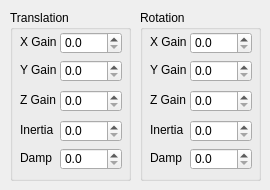
        <widget class="QWidget" name="BCIForce">
         <attribute name="title">
          <string>Force</string>
         </attribute>
         <widget class="QGroupBox" name="BCIForceTranslationGroup">
          <property name="geometry">
           <rect>
            <x>10</x>
            <y>10</y>
            <width>121</width>
            <height>171</height>
           </rect>
          </property>
          <property name="title">
           <string>Translation</string>
          </property>
          <widget class="QLabel" name="BCIForceTranslationXGainLabel">
           <property name="geometry">
            <rect>
             <x>10</x>
             <y>24</y>
             <width>41</width>
             <height>16</height>
            </rect>
           </property>
           <property name="text">
            <string>X Gain</string>
           </property>
          </widget>
          <widget class="QDoubleSpinBox" name="BCIForceTranslationZGain">
           <property name="geometry">
            <rect>
             <x>50</x>
             <y>80</y>
             <width>62</width>
             <height>22</height>
            </rect>
           </property>
           <property name="decimals">
            <number>1</number>
           </property>
          </widget>
          <widget class="QLabel" name="BCIForceTranslationZGainLabel">
           <property name="geometry">
            <rect>
             <x>10</x>
             <y>82</y>
             <width>41</width>
             <height>16</height>
            </rect>
           </property>
           <property name="text">
            <string>Z Gain</string>
           </property>
          </widget>
          <widget class="QDoubleSpinBox" name="BCIForceTranslationXGain">
           <property name="geometry">
            <rect>
             <x>50</x>
             <y>22</y>
             <width>62</width>
             <height>22</height>
            </rect>
           </property>
           <property name="decimals">
            <number>1</number>
           </property>
          </widget>
          <widget class="QLabel" name="BCITranslationYGainLabel">
           <property name="geometry">
            <rect>
             <x>10</x>
             <y>52</y>
             <width>41</width>
             <height>16</height>
            </rect>
           </property>
           <property name="text">
            <string>Y Gain</string>
           </property>
          </widget>
          <widget class="QDoubleSpinBox" name="BCIForceTranslationYGain">
           <property name="geometry">
            <rect>
             <x>50</x>
             <y>50</y>
             <width>62</width>
             <height>22</height>
            </rect>
           </property>
           <property name="decimals">
            <number>1</number>
           </property>
          </widget>
          <widget class="QLabel" name="BCITranslationInertiaLabel">
           <property name="geometry">
            <rect>
             <x>10</x>
             <y>112</y>
             <width>41</width>
             <height>16</height>
            </rect>
           </property>
           <property name="text">
            <string>Inertia</string>
           </property>
          </widget>
          <widget class="QDoubleSpinBox" name="BCIForceTranslationInertia">
           <property name="geometry">
            <rect>
             <x>50</x>
             <y>110</y>
             <width>62</width>
             <height>22</height>
            </rect>
           </property>
           <property name="decimals">
            <number>1</number>
           </property>
          </widget>
          <widget class="QLabel" name="BCIForceTranslationDampLabel">
           <property name="geometry">
            <rect>
             <x>10</x>
             <y>140</y>
             <width>41</width>
             <height>16</height>
            </rect>
           </property>
           <property name="text">
            <string>Damp</string>
           </property>
          </widget>
          <widget class="QDoubleSpinBox" name="BCIForceTranslationDamp">
           <property name="geometry">
            <rect>
             <x>50</x>
             <y>138</y>
             <width>62</width>
             <height>22</height>
            </rect>
           </property>
           <property name="decimals">
            <number>1</number>
           </property>
          </widget>
         </widget>
         <widget class="QGroupBox" name="BCIForceRotationGroup">
          <property name="geometry">
           <rect>
            <x>140</x>
            <y>10</y>
            <width>121</width>
            <height>171</height>
           </rect>
          </property>
          <property name="title">
           <string>Rotation</string>
          </property>
          <widget class="QLabel" name="BCIForceRotationXGainLabel">
           <property name="geometry">
            <rect>
             <x>10</x>
             <y>24</y>
             <width>41</width>
             <height>16</height>
            </rect>
           </property>
           <property name="text">
            <string>X Gain</string>
           </property>
          </widget>
          <widget class="QDoubleSpinBox" name="BCIForceRotationZGain">
           <property name="geometry">
            <rect>
             <x>50</x>
             <y>80</y>
             <width>62</width>
             <height>22</height>
            </rect>
           </property>
           <property name="decimals">
            <number>1</number>
           </property>
          </widget>
          <widget class="QLabel" name="BCIForceRotationZGainLabel">
           <property name="geometry">
            <rect>
             <x>10</x>
             <y>82</y>
             <width>41</width>
             <height>16</height>
            </rect>
           </property>
           <property name="text">
            <string>Z Gain</string>
           </property>
          </widget>
          <widget class="QDoubleSpinBox" name="BCIForceRotationXGain">
           <property name="geometry">
            <rect>
             <x>50</x>
             <y>22</y>
             <width>62</width>
             <height>22</height>
            </rect>
           </property>
           <property name="decimals">
            <number>1</number>
           </property>
          </widget>
          <widget class="QLabel" name="BCIForceRotationYGainLabel">
           <property name="geometry">
            <rect>
             <x>10</x>
             <y>52</y>
             <width>41</width>
             <height>16</height>
            </rect>
           </property>
           <property name="text">
            <string>Y Gain</string>
           </property>
          </widget>
          <widget class="QDoubleSpinBox" name="BCIForceRotationYGain">
           <property name="geometry">
            <rect>
             <x>50</x>
             <y>50</y>
             <width>62</width>
             <height>22</height>
            </rect>
           </property>
           <property name="decimals">
            <number>1</number>
           </property>
          </widget>
          <widget class="QDoubleSpinBox" name="BCIForceRotationDamp">
           <property name="geometry">
            <rect>
             <x>50</x>
             <y>138</y>
             <width>62</width>
             <height>22</height>
            </rect>
           </property>
           <property name="decimals">
            <number>1</number>
           </property>
          </widget>
          <widget class="QDoubleSpinBox" name="BCIForceRotationInertia">
           <property name="geometry">
            <rect>
             <x>50</x>
             <y>110</y>
             <width>62</width>
             <height>22</height>
            </rect>
           </property>
           <property name="decimals">
            <number>1</number>
           </property>
          </widget>
          <widget class="QLabel" name="BCIForceRotationInertiaLabel">
           <property name="geometry">
            <rect>
             <x>10</x>
             <y>112</y>
             <width>41</width>
             <height>16</height>
            </rect>
           </property>
           <property name="text">
            <string>Inertia</string>
           </property>
          </widget>
          <widget class="QLabel" name="BCIForceRotationDampLabel">
           <property name="geometry">
            <rect>
             <x>10</x>
             <y>140</y>
             <width>41</width>
             <height>16</height>
            </rect>
           </property>
           <property name="text">
            <string>Damp</string>
           </property>
          </widget>
         </widget>
        </widget>
